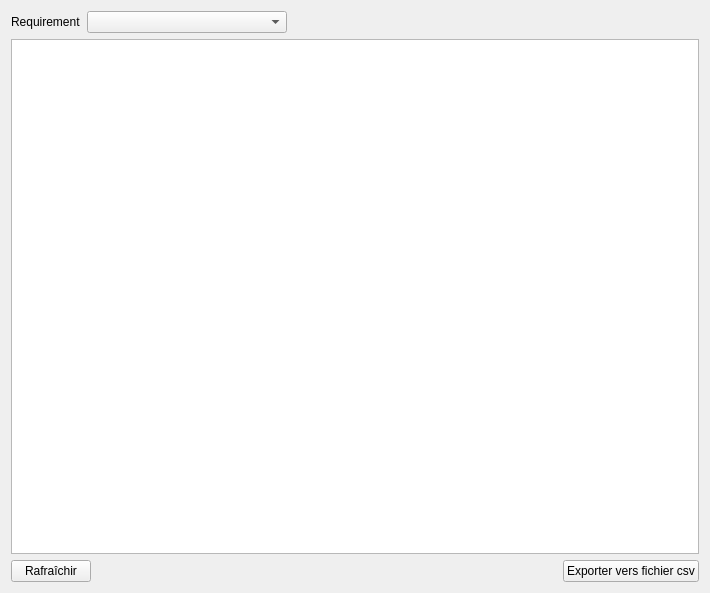
<?xml version="1.0" encoding="UTF-8"?>
<ui version="4.0">
 <class>ReqTrackForm</class>
 <widget class="QWidget" name="ReqTrackForm">
  <property name="geometry">
   <rect>
    <x>0</x>
    <y>0</y>
    <width>710</width>
    <height>593</height>
   </rect>
  </property>
  <property name="windowTitle">
   <string>Form</string>
  </property>
  <layout class="QVBoxLayout" name="verticalLayout">
   <item>
    <layout class="QHBoxLayout" name="horizontalLayout">
     <item>
      <widget class="QLabel" name="label">
       <property name="text">
        <string>Requirement</string>
       </property>
      </widget>
     </item>
     <item>
      <widget class="QComboBox" name="ReqcomboBox">
       <property name="minimumSize">
        <size>
         <width>200</width>
         <height>20</height>
        </size>
       </property>
      </widget>
     </item>
     <item>
      <spacer name="horizontalSpacer">
       <property name="orientation">
        <enum>Qt::Horizontal</enum>
       </property>
       <property name="sizeHint" stdset="0">
        <size>
         <width>40</width>
         <height>20</height>
        </size>
       </property>
      </spacer>
     </item>
    </layout>
   </item>
   <item>
    <widget class="QTreeView" name="treeView"/>
   </item>
   <item>
    <layout class="QHBoxLayout" name="horizontalLayout_2">
     <item>
      <widget class="QPushButton" name="refresh_pushButton">
       <property name="text">
        <string>Rafraîchir</string>
       </property>
       <property name="icon">
        <iconset resource="qressources.qrc">
         <normaloff>:/images/refresh.png</normaloff>:/images/refresh.png</iconset>
       </property>
      </widget>
     </item>
     <item>
      <spacer name="horizontalSpacer_2">
       <property name="orientation">
        <enum>Qt::Horizontal</enum>
       </property>
       <property name="sizeHint" stdset="0">
        <size>
         <width>40</width>
         <height>20</height>
        </size>
       </property>
      </spacer>
     </item>
     <item>
      <widget class="QPushButton" name="csvexport_pushButton">
       <property name="text">
        <string>Exporter vers fichier csv</string>
       </property>
       <property name="icon">
        <iconset resource="qressources.qrc">
         <normaloff>:/images/export2csv.png</normaloff>:/images/export2csv.png</iconset>
       </property>
      </widget>
     </item>
    </layout>
   </item>
  </layout>
 </widget>
 <resources>
  <include location="qressources.qrc"/>
 </resources>
 <connections/>
</ui>
